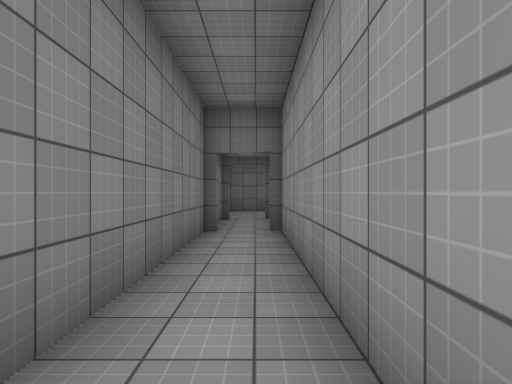
view 1 (above)

16 first-person views from a walk through a 3-D level made in the Unity game engine. The camera is 1.5 m above the floor, looks level and sees 75° across. The floor is counted in squares, 2 m on a side. Each view is taken from the middle of a square. On the plan, view 1 faces up. The plan holds only what a view shows up to about 11 squares ahead; the rest is blank. The place goes on beyond the plan. The player is left out. Surface patterns are stand-ins for the level's own textures.

view 2
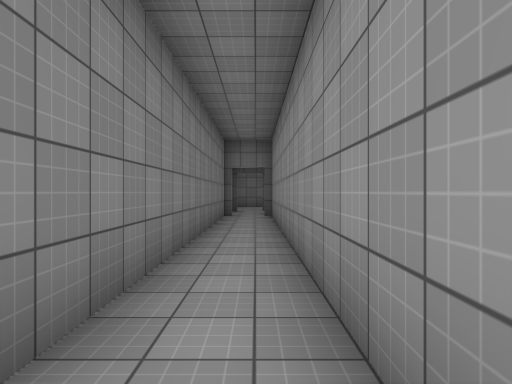

view 3
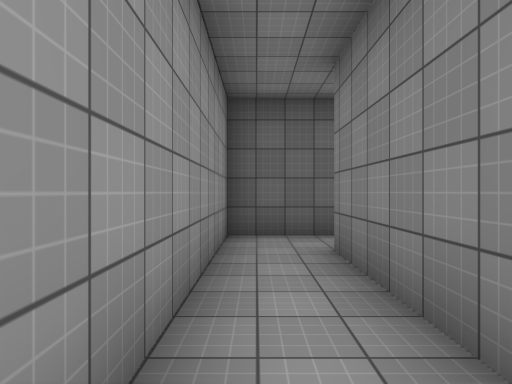

view 4
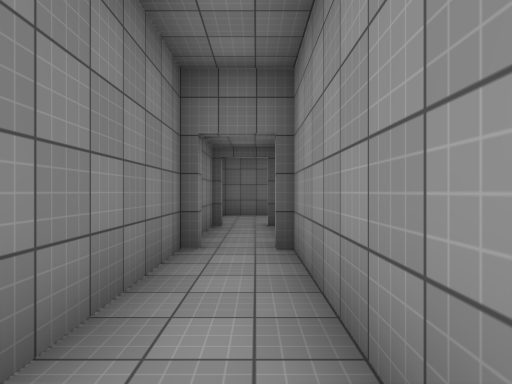

view 5
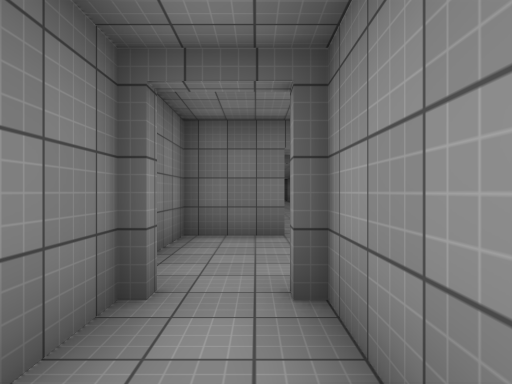

view 6
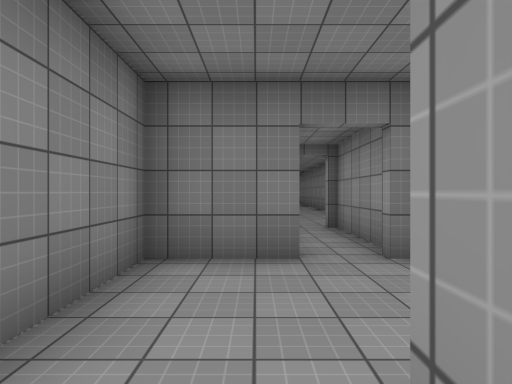

view 7
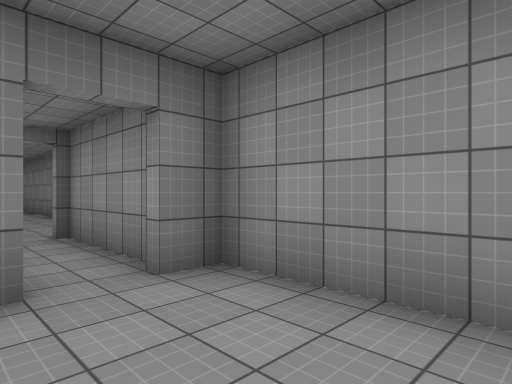

view 8
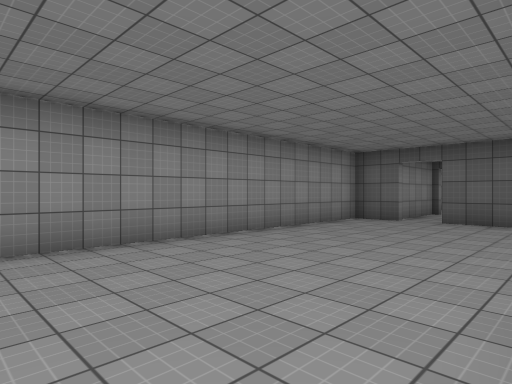

view 9
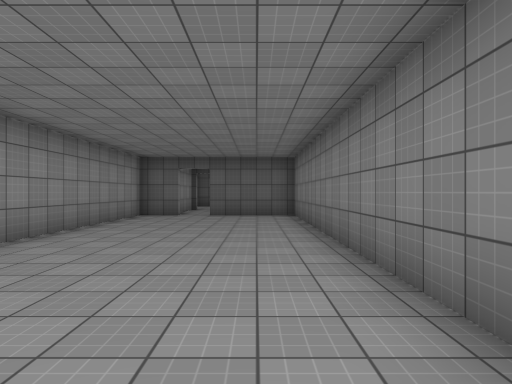

view 10
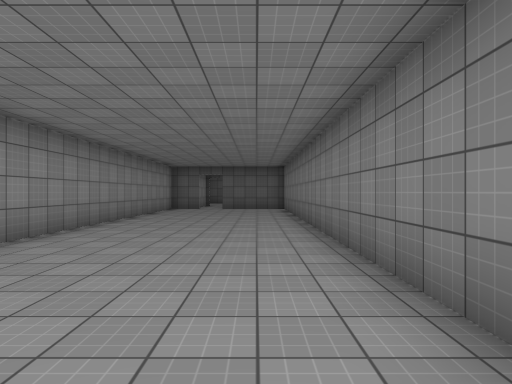

view 11
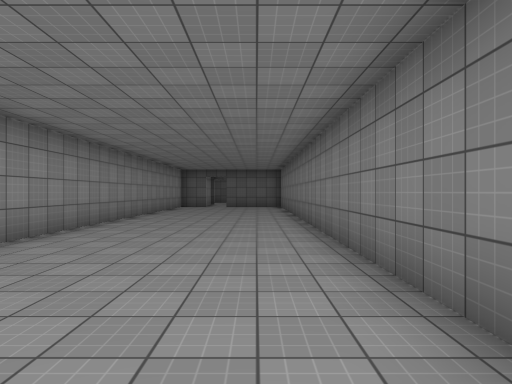

view 12
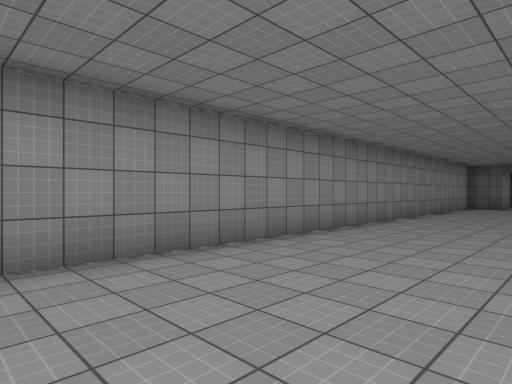

view 13
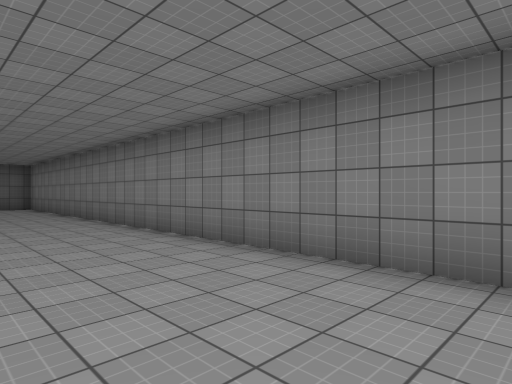

view 14
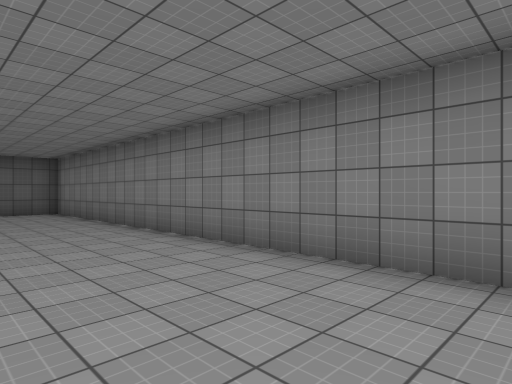

view 15
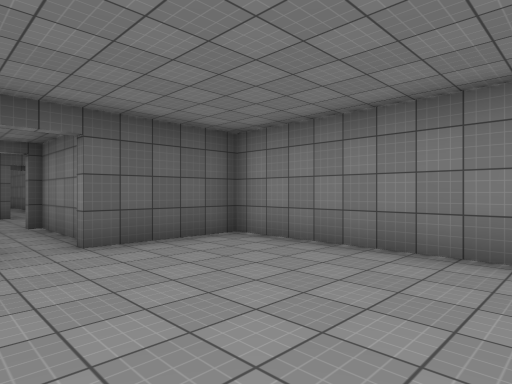

view 16
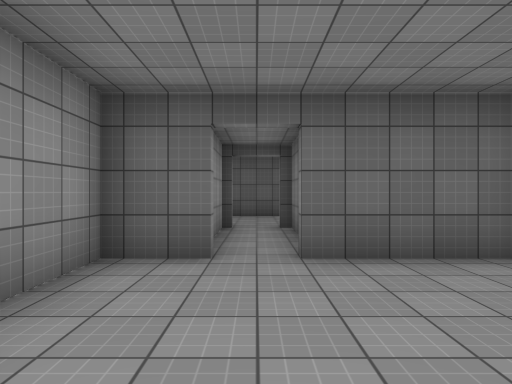

### Floor plan
Points are (right, up) in squares from view 1. A wall is a line through its corners. A room is listed if a view was taken in it or the views show most of it. See-through windows are left out.
Room 1 (views 1, 2, 3, 4, 5, 6, 7)
walls: (-1, 6.4) (-1, -5.2); (0.5, 7.6) (0.5, 9.4); (-1, 9.4) (-1, 7.9); (0.2, 9.6) (1.8, 9.6); (2.3, 10.2) (2.3, 12.7); (0.5, 12.7) (-1.2, 12.7) (-1.2, 10.6); (0.5, -5.5) (0.5, 6.4)
ways out: opening at (1, 13) to room 2; opening at (0, -5)
Room 2 (views 8, 9, 10, 11, 12, 13, 14, 15, 16)
walls: (-2.3, 32.6) (-2.3, 16.2) (0.5, 16.2); (0.2, 15.2) (0.2, 13); (1.7, 13.1) (1.7, 16.2) (2.7, 16.2) (2.7, 32.6)
ways out: opening at (1, 13) to room 1

Positions as (right, up) in squares from view 1, and headings:
1: (0, 0), facing up
2: (0, -4), facing up
3: (0, -1), facing down
4: (0, 2), facing up
5: (0, 7), facing up
6: (0, 9), facing up
7: (0, 10), facing up-right
8: (-2, 25), facing down-right
9: (-1, 27), facing down
10: (-1, 31), facing down
11: (-1, 33), facing down
12: (-1, 33), facing down-right
13: (1, 33), facing down-left
14: (1, 29), facing down-left
15: (2, 21), facing down-left
16: (1, 20), facing down
